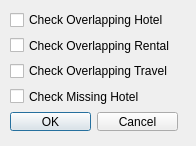
<?xml version="1.0" encoding="UTF-8"?>
<ui version="4.0">
 <class>checkConfiguration</class>
 <widget class="QDialog" name="checkConfiguration">
  <property name="geometry">
   <rect>
    <x>0</x>
    <y>0</y>
    <width>196</width>
    <height>146</height>
   </rect>
  </property>
  <property name="windowTitle">
   <string>Dialog</string>
  </property>
  <widget class="QWidget" name="">
   <property name="geometry">
    <rect>
     <x>10</x>
     <y>10</y>
     <width>168</width>
     <height>121</height>
    </rect>
   </property>
   <layout class="QVBoxLayout" name="verticalLayout">
    <item>
     <widget class="QCheckBox" name="overlapHotel">
      <property name="text">
       <string>Check Overlapping Hotel</string>
      </property>
     </widget>
    </item>
    <item>
     <widget class="QCheckBox" name="overlapRental">
      <property name="text">
       <string>Check Overlapping Rental</string>
      </property>
     </widget>
    </item>
    <item>
     <widget class="QCheckBox" name="overlapTravel">
      <property name="text">
       <string>Check Overlapping Travel</string>
      </property>
     </widget>
    </item>
    <item>
     <widget class="QCheckBox" name="missingHotel">
      <property name="text">
       <string>Check Missing Hotel</string>
      </property>
     </widget>
    </item>
    <item>
     <layout class="QHBoxLayout" name="horizontalLayout">
      <item>
       <widget class="QPushButton" name="okButton">
        <property name="text">
         <string>OK</string>
        </property>
       </widget>
      </item>
      <item>
       <widget class="QPushButton" name="cancelButton">
        <property name="text">
         <string>Cancel</string>
        </property>
       </widget>
      </item>
     </layout>
    </item>
   </layout>
  </widget>
 </widget>
 <resources/>
 <connections/>
</ui>
